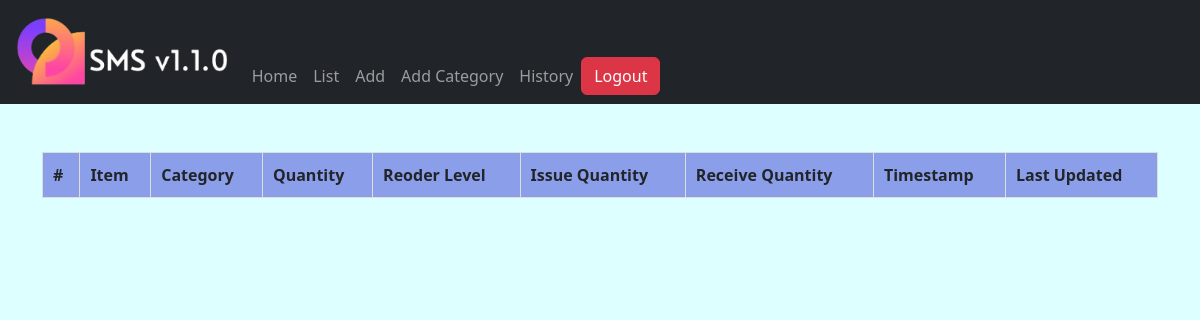
The app's page /stock/history/ (signed in), older data.
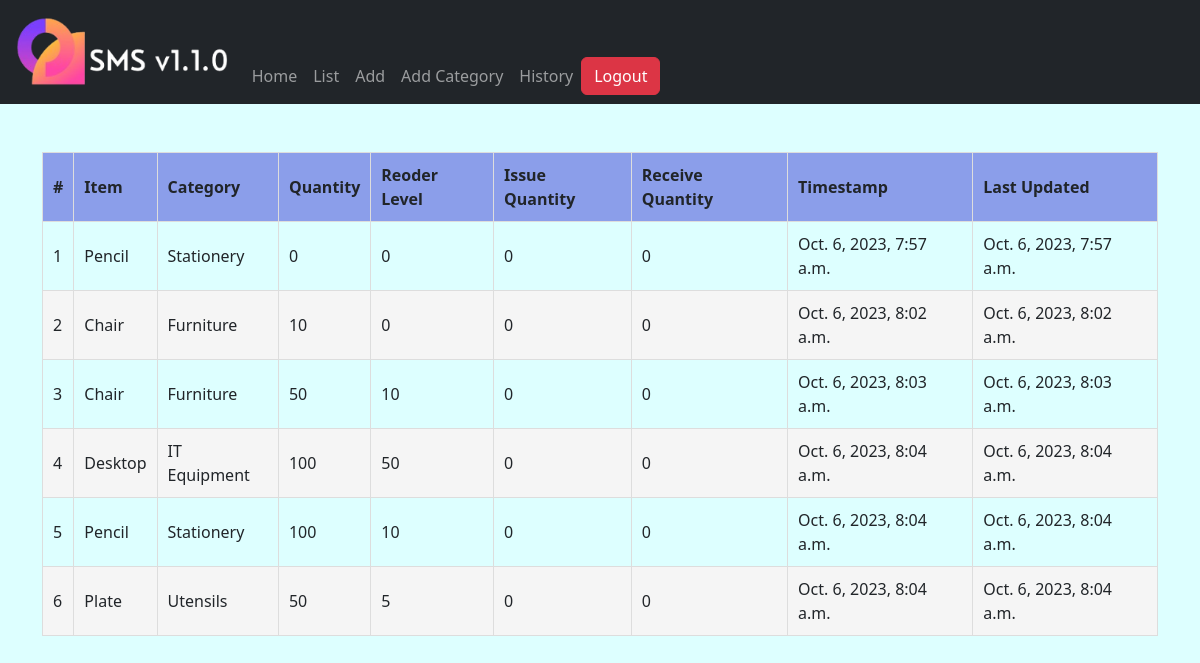
The same page, newer data.
### stockmgt/models.py (models this page shows)
class StockHistory(models.Model):
    category = models.ForeignKey(Category, on_delete=models.CASCADE, blank=True, null=True)
    item_name = models.CharField(max_length=50, blank=True, null=True)
    quantity = models.IntegerField(default='0', blank=True, null=True)
    receive_quantity = models.IntegerField(default='0', blank=True, null=True)
    receive_by = models.CharField(max_length=50, blank=True, null=True)
    issue_quantity = models.IntegerField(default='0', blank=True, null=True)
    issue_by = models.CharField(max_length=50, blank=True, null=True)
    issue_to = models.CharField(max_length=50, blank=True, null=True)
    phone_number = models.CharField(max_length=50, blank=True, null=True)
    created_by = models.CharField(max_length=50, blank=True, null=True)
    reorder_level = models.IntegerField(default='0', blank=True, null=True)
    last_updated = models.DateTimeField(auto_now_add=False, auto_now=False, null=True)
    timestamp = models.DateTimeField(auto_now_add=False, auto_now=True, null=True)

class Category(models.Model):
    name = models.CharField(max_length=50, blank=True, null=True)
    def __str__(self):
        return self.name

### stockmgt/views.py (the view)
# urls.py: path('history/', history, name='history'),
@login_required(login_url=('/accounts/login'))
def history(request):
    queryset = StockHistory.objects.all()
    context = {
		"queryset": queryset,
	}
    return render(request, "stock/history.html",context)

### stockmgt/templates/stock/history.html
{% extends 'base.html' %}
{% block content %}
    <div class="container mt-5">
        <table>
            <thead>
                <th>#</th>
				<th>Item</th>
				<th>Category</th>
				<th>Quantity</th>
				<th>Reoder Level</th>
                <th>Issue Quantity</th>
                <th>Receive Quantity</th>
				<th>Timestamp</th>
				<th>Last Updated</th>
            </thead>
            <tbody>
                {% for instance in queryset %}
                <tr>
                    <td>{{ forloop.counter }}</td>
                    <td>{{ instance.item_name }}</td>
                    <td>{{ instance.category }}</td>
                    <td>{{ instance.quantity }}</td>
                    <td>{{ instance.reorder_level }}</td>
                    <td>{{ instance.issue_quantity }}</td>
                    <td>{{ instance.receive_quantity }}</td>
                    <td>{{ instance.timestamp }}</td>
                    <td>{{ instance.last_updated }}</td>
                </tr>
                {% endfor %}
            </tbody>
        </table>
    </div>
{% endblock %}

### templates/base.html (shortened to what this page needs)
{% load static %}
<!DOCTYPE html>
<html lang="en">
<head>
    <link rel="stylesheet" href="https://cdnjs.cloudflare.com/ajax/libs/font-awesome/5.15.3/css/all.min.css">
    <link href="https://cdn.jsdelivr.net/npm/bootstrap@5.3.2/dist/css/bootstrap.min.css" rel="stylesheet">
    <link rel="stylesheet" href="{% static 'css/styles.css' %}">
</head>
<body>
    <nav class="navbar navbar-expand-lg navbar-dark bg-dark">
        {% if user.is_authenticated %}
        <ul class="navbar-nav ml-auto">
            <li class="nav-item">
                <a class="nav-link" href="{% url 'home' %}"><img height="70px" src="{% static 'img/logo.png' %}" alt="logo"></a>
            </li>
            <li class="nav-item">
                <a class="nav-link mt-5" href="{% url 'home' %}">Home</a>
            </li>
            <li class="nav-item">
                <a class="nav-link mt-5" href="{% url 'stock:list' %}">List</a>
            </li>
            <li class="nav-item">
                <a class="nav-link mt-5" href="{% url 'stock:add' %}">Add</a>
            </li>
            <li class="nav-item">
                <a class="nav-link mt-5" href="{% url 'stock:add_category' %}">Add Category</a>
            </li>
            <li class="nav-item">
                <a class="nav-link mt-5" href="{% url 'stock:history' %}">History</a>
             </li>
        </ul>
        <ul class="navbar-nav ml-auto">
            <li class="nav-item">
                <form method="post" action="{% url 'accounts:logout' %}">
                    <button class="btn btn-danger mt-5" type="submit">Logout</button>
                </form>
            </li>
        </ul>
        {% endif %}
    </nav>
    {% block content %}
    {% endblock %}
</body>
</html>

### stockmgt/static/css/styles.css (style rules this page uses)
* { margin: 0; box-sizing: border-box; }
body { background-color: rgb(221, 255, 255); }
table { width: 100%; border-collapse: collapse; margin: 20px 0; }
th { background-color: #8b9eea; text-align: left; padding: 10px; font-weight: bold; border: 1px solid #ddd; }
td { padding: 10px; border: 1px solid #ddd; }
tr:nth-child(even) { background-color: #f5f5f5; }

Row changes from the older to the newer data that the page shows:
added StockHistory: item_name "Pencil", category "Stationery", quantity "0", reorder_level "0", issue_quantity "0", receive_quantity "0", timestamp "Oct. 6, 2023, 7:57 a.m.", last_updated "Oct. 6, 2023, 7:57 a.m."
added StockHistory: item_name "Chair", category "Furniture", quantity "10", reorder_level "0", issue_quantity "0", receive_quantity "0", timestamp "Oct. 6, 2023, 8:02 a.m.", last_updated "Oct. 6, 2023, 8:02 a.m."
added StockHistory: item_name "Chair", category "Furniture", quantity "50", reorder_level "10", issue_quantity "0", receive_quantity "0", timestamp "Oct. 6, 2023, 8:03 a.m.", last_updated "Oct. 6, 2023, 8:03 a.m."
added StockHistory: item_name "Desktop", category "IT Equipment", quantity "100", reorder_level "50", issue_quantity "0", receive_quantity "0", timestamp "Oct. 6, 2023, 8:04 a.m.", last_updated "Oct. 6, 2023, 8:04 a.m."
added StockHistory: item_name "Pencil", category "Stationery", quantity "100", reorder_level "10", issue_quantity "0", receive_quantity "0", timestamp "Oct. 6, 2023, 8:04 a.m.", last_updated "Oct. 6, 2023, 8:04 a.m."
added StockHistory: item_name "Plate", category "Utensils", quantity "50", reorder_level "5", issue_quantity "0", receive_quantity "0", timestamp "Oct. 6, 2023, 8:04 a.m.", last_updated "Oct. 6, 2023, 8:04 a.m."
